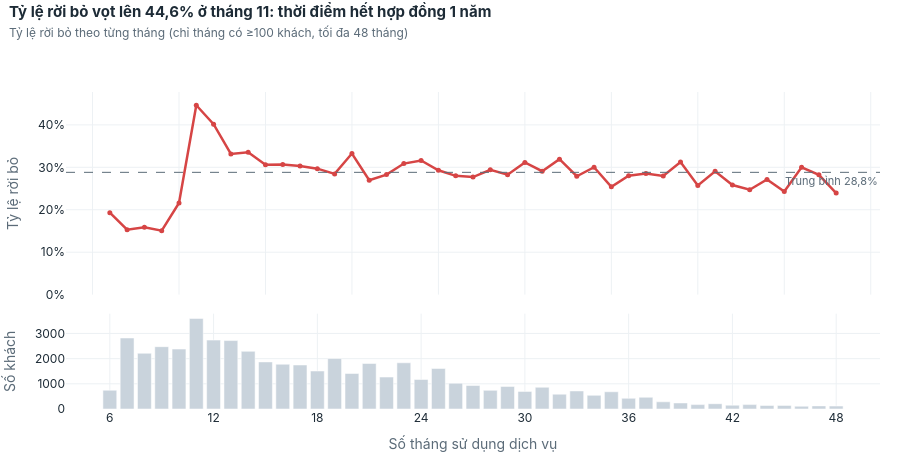

Here is the notebook cell this chart was saved with:
### Markdown cell above
### C05 — Tỷ lệ rời bỏ thay đổi thế nào theo thời gian sử dụng?

### Code cell
show("C05_vong_doi")

### Figure 1 — Plotly figure (JSON) as saved in the notebook; plotly's stock layout.template omitted (floating-point values rounded to 4 significant figures; data arrays with more than 128 entries replaced by an {"elided": "..."} marker saying what was removed)
{"data": [{"customdata": {"elided": "43x3 str values"}, "hovertemplate": "<b>Tháng %{x}</b><br>Số khách: %{customdata[0]}<br>Khách rời bỏ: %{customdata[1]}<br>Tỷ lệ rời bỏ: %{customdata[2]}<extra></extra>", "line": {"color": "#D64545", "width": 2.5}, "marker": {"size": 5}, "mode": "lines+markers", "name": "Tỷ lệ rời bỏ", "type": "scatter", "x": [6, 7, 8, 9, 10, 11, 12, 13, 14, 15, 16, 17, 18, 19, 20, 21, 22, 23, 24, 25, 26, 27, 28, 29, 30, 31, 32, 33, 34, 35, 36, 37, 38, 39, 40, 41, 42, 43, 44, 45, 46, 47, 48], "xaxis": "x", "y": [0.193, 0.1531, 0.159, 0.1506, 0.2159, 0.4462, 0.4015, 0.3314, 0.3357, 0.3063, 0.3065, 0.303, 0.2969, 0.2844, 0.3326, 0.2698, 0.2829, 0.3088, 0.316, 0.293, 0.2798, 0.277, 0.2942, 0.2825, 0.3114, 0.2908, 0.3192, 0.2789, 0.3002, 0.254, 0.28, 0.2854, 0.2797, 0.3125, 0.2571, 0.2905, 0.2583, 0.2471, 0.2714, 0.2431, 0.3, 0.2823, 0.2393], "yaxis": "y"}, {"hovertemplate": "Tháng %{x}: %{y:,.0f} khách<extra></extra>", "marker": {"color": "#C9D3DC"}, "name": "Số khách", "type": "bar", "x": [6, 7, 8, 9, 10, 11, 12, 13, 14, 15, 16, 17, 18, 19, 20, 21, 22, 23, 24, 25, 26, 27, 28, 29, 30, 31, 32, 33, 34, 35, 36, 37, 38, 39, 40, 41, 42, 43, 44, 45, 46, 47, 48], "xaxis": "x2", "y": [746, 2821, 2214, 2477, 2381, 3599, 2737, 2719, 2291, 1871, 1778, 1749, 1509, 2004, 1413, 1809, 1269, 1836, 1174, 1611, 1022, 935, 741, 899, 700, 863, 589, 717, 543, 685, 425, 466, 286, 240, 175, 210, 151, 174, 140, 144, 110, 124, 117], "yaxis": "y2"}], "layout": {"annotations": [{"font": {"color": "#5B6B78", "size": 11}, "showarrow": false, "text": "Trung bình 28,8%", "x": 1, "xanchor": "right", "xref": "x domain", "y": 0.2882, "yanchor": "top", "yref": "y"}], "font": {"color": "#1D2B36", "family": "Inter, Segoe UI, Arial, sans-serif", "size": 12}, "height": 460, "hoverlabel": {"bgcolor": "white", "font": {"color": "#1D2B36", "family": "Inter, Segoe UI, Arial, sans-serif"}}, "legend": {"orientation": "h", "title": {}, "x": 1, "xanchor": "right", "y": 1.0, "yanchor": "bottom"}, "margin": {"b": 40, "l": 10, "r": 20, "t": 92}, "paper_bgcolor": "white", "plot_bgcolor": "white", "separators": ",.", "shapes": [{"line": {"color": "#5B6B78", "dash": "dash", "width": 1}, "type": "line", "x0": 0, "x1": 1, "xref": "x domain", "y0": 0.2882, "y1": 0.2882, "yref": "y"}], "showlegend": false, "title": {"font": {"color": "#1D2B36", "size": 15}, "pad": {"t": 8}, "text": "<b>Tỷ lệ rời bỏ vọt lên 44,6% ở tháng 11: thời điểm hết hợp đồng 1 năm</b><br><span style='font-size:12px;color:#5B6B78'>Tỷ lệ rời bỏ theo từng tháng (chỉ tháng có ≥100 khách, tối đa 48 tháng)</span>", "x": 0.01, "xanchor": "left", "y": 0.98, "yanchor": "top"}, "xaxis": {"anchor": "y", "automargin": true, "domain": [0.0, 1.0], "gridcolor": "#EDF1F4", "matches": "x2", "showticklabels": false, "title": {"font": {"color": "#5B6B78"}}, "zeroline": false}, "xaxis2": {"anchor": "y2", "automargin": true, "domain": [0.0, 1.0], "dtick": 6, "gridcolor": "#EDF1F4", "title": {"font": {"color": "#5B6B78"}, "text": "Số tháng sử dụng dịch vụ"}, "zeroline": false}, "yaxis": {"anchor": "x", "automargin": true, "domain": [0.3608, 1.0], "gridcolor": "#EDF1F4", "rangemode": "tozero", "tickformat": ".0%", "title": {"font": {"color": "#5B6B78"}, "text": "Tỷ lệ rời bỏ"}, "zeroline": false}, "yaxis2": {"anchor": "x2", "automargin": true, "domain": [0.0, 0.3008], "gridcolor": "#EDF1F4", "title": {"font": {"color": "#5B6B78"}, "text": "Số khách"}, "zeroline": false}}}
